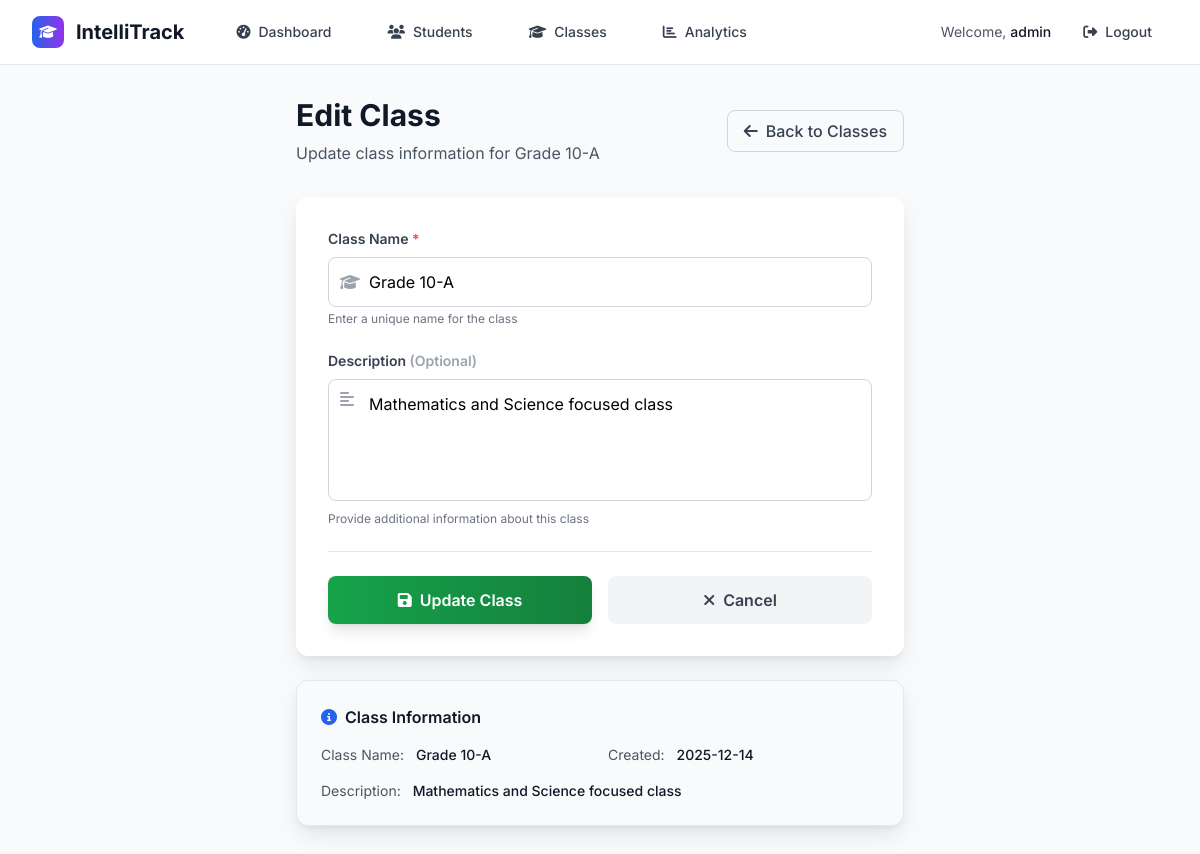
Screenshot of /edit-class/1 (signed in) with the database file from the repository.
### tables this page shows
CREATE TABLE classes (
            id INTEGER PRIMARY KEY AUTOINCREMENT,
            name TEXT UNIQUE NOT NULL,
            description TEXT,
            created_at TIMESTAMP DEFAULT CURRENT_TIMESTAMP
        );

### backend/routes.py (the view, shortened to what this page needs)
    @app.route('/edit-class/<int:id>', methods=['GET', 'POST'])
    @login_required
    def edit_class(id):
        conn = get_db_connection()
        class_info = conn.execute('SELECT * FROM classes WHERE id = ?', (id,)).fetchone()
        conn.close()
        if not class_info:
            flash('Class not found', 'error')
            return redirect(url_for('view_classes'))
        return render_template('edit_class.html', class_info=class_info)

### backend/auth.py (called while the page is built)
def login_required(f):
    @wraps(f)
    def decorated_function(*args, **kwargs):
        if 'logged_in' not in session:
            return redirect(url_for('login'))
        return f(*args, **kwargs)
    return decorated_function

### backend/db.py (called while the page is built)
def get_db_connection():
    conn = sqlite3.connect(DATABASE)
    conn.row_factory = sqlite3.Row
    return conn

### frontend/templates/edit_class.html (shortened to what this page needs)
{% extends "base.html" %}
{% block content %}
<div class="min-h-screen bg-gray-50 py-8">
    <div class="max-w-2xl mx-auto px-4 sm:px-6 lg:px-8">
        <div class="flex items-center justify-between mb-8">
            <div>
                <h1 class="text-3xl font-bold text-gray-900 mb-2">Edit Class</h1>
                <p class="text-gray-600">Update class information for {{ class_info.name }}</p>
            </div>
            <a href="{{ url_for('view_classes') }}" class="inline-flex items-center px-4 py-2 border border-gray-300 text-gray-700 rounded-lg hover:bg-gray-50 transition-colors font-medium">
                <i class="fas fa-arrow-left mr-2"></i>Back to Classes
            </a>
        </div>
        <div class="card-shadow bg-white rounded-xl p-8">
            <form method="POST" action="{{ url_for('edit_class', id=class_info.id) }}" class="space-y-6">
                <div>
                    <label for="name" class="block text-sm font-semibold text-gray-700 mb-2">
                        Class Name <span class="text-red-500">*</span>
                    </label>
                    <div class="relative">
                        <i class="fas fa-graduation-cap absolute left-3 top-1/2 transform -translate-y-1/2 text-gray-400"></i>
                        <input
                            type="text"
                            id="name"
                            name="name"
                            required
                            value="{{ class_info.name }}"
                            class="w-full pl-10 pr-4 py-3 border border-gray-300 rounded-lg focus:ring-2 focus:ring-blue-500 focus:border-blue-500 outline-none transition-all duration-200"
                            placeholder="e.g., Grade 10-A, Class XII Science"
                        >
                    </div>
                    <p class="text-xs text-gray-500 mt-1">Enter a unique name for the class</p>
                </div>
                <div>
                    <label for="description" class="block text-sm font-semibold text-gray-700 mb-2">
                        Description <span class="text-gray-400">(Optional)</span>
                    </label>
                    <div class="relative">
                        <i class="fas fa-align-left absolute left-3 top-3 text-gray-400"></i>
                        <textarea
                            id="description"
                            name="description"
                            rows="4"
                            class="w-full pl-10 pr-4 py-3 border border-gray-300 rounded-lg focus:ring-2 focus:ring-blue-500 focus:border-blue-500 outline-none transition-all duration-200 resize-none"
                            placeholder="Describe the class focus, curriculum, or any special notes..."
                        >{{ class_info.description or '' }}</textarea>
                    </div>
                    <p class="text-xs text-gray-500 mt-1">Provide additional information about this class</p>
                </div>
                <div class="border-t border-gray-200 pt-6">
                    <div class="flex flex-col sm:flex-row gap-4">
                        <button
                            type="submit"
                            class="flex-1 bg-gradient-to-r from-green-600 to-green-700 text-white py-3 rounded-lg font-semibold hover:from-green-700 hover:to-green-800 transition-all duration-200 transform hover:scale-105 shadow-lg hover:shadow-xl"
                        >
                            <i class="fas fa-save mr-2"></i>Update Class
                        </button>
                        <a
                            href="{{ url_for('view_classes') }}"
                            class="flex-1 bg-gray-100 text-gray-700 py-3 rounded-lg font-semibold hover:bg-gray-200 transition-all duration-200 text-center"
                        >
                            <i class="fas fa-times mr-2"></i>Cancel
                        </a>
                    </div>
                </div>
            </form>
        </div>
        <div class="mt-6 card-shadow bg-gray-50 border border-gray-200 rounded-xl p-6">
            <h4 class="font-semibold text-gray-900 mb-4 flex items-center">
                <i class="fas fa-info-circle mr-2 text-blue-600"></i>
                Class Information
            </h4>
            <div class="grid grid-cols-1 md:grid-cols-2 gap-4 text-sm">
                <div>
                    <span class="text-gray-600">Class Name:</span>
                    <span class="font-medium text-gray-900 ml-2">{{ class_info.name }}</span>
                </div>
                <div>
                    <span class="text-gray-600">Created:</span>
                    <span class="font-medium text-gray-900 ml-2">{{ class_info.created_at[:10] if class_info.created_at else 'N/A' }}</span>
                </div>
                <div class="md:col-span-2">
                    <span class="text-gray-600">Description:</span>
                    <span class="font-medium text-gray-900 ml-2">{{ class_info.description or 'No description provided' }}</span>
                </div>
            </div>
        </div>
    </div>
</div>
{% endblock %}

### frontend/templates/base.html (style rules this page uses)
body { font-family: 'Inter', sans-serif; }
.card-shadow { box-shadow: 0 10px 25px -3px rgba(0, 0, 0, 0.1), 0 4px 6px -2px rgba(0, 0, 0, 0.05); }

### rows the page displays
classes: name "Grade 10-A", description "Mathematics and Science focused class", created_at "2025-12-14"

### other values shown
{{ session.username }} "admin"
